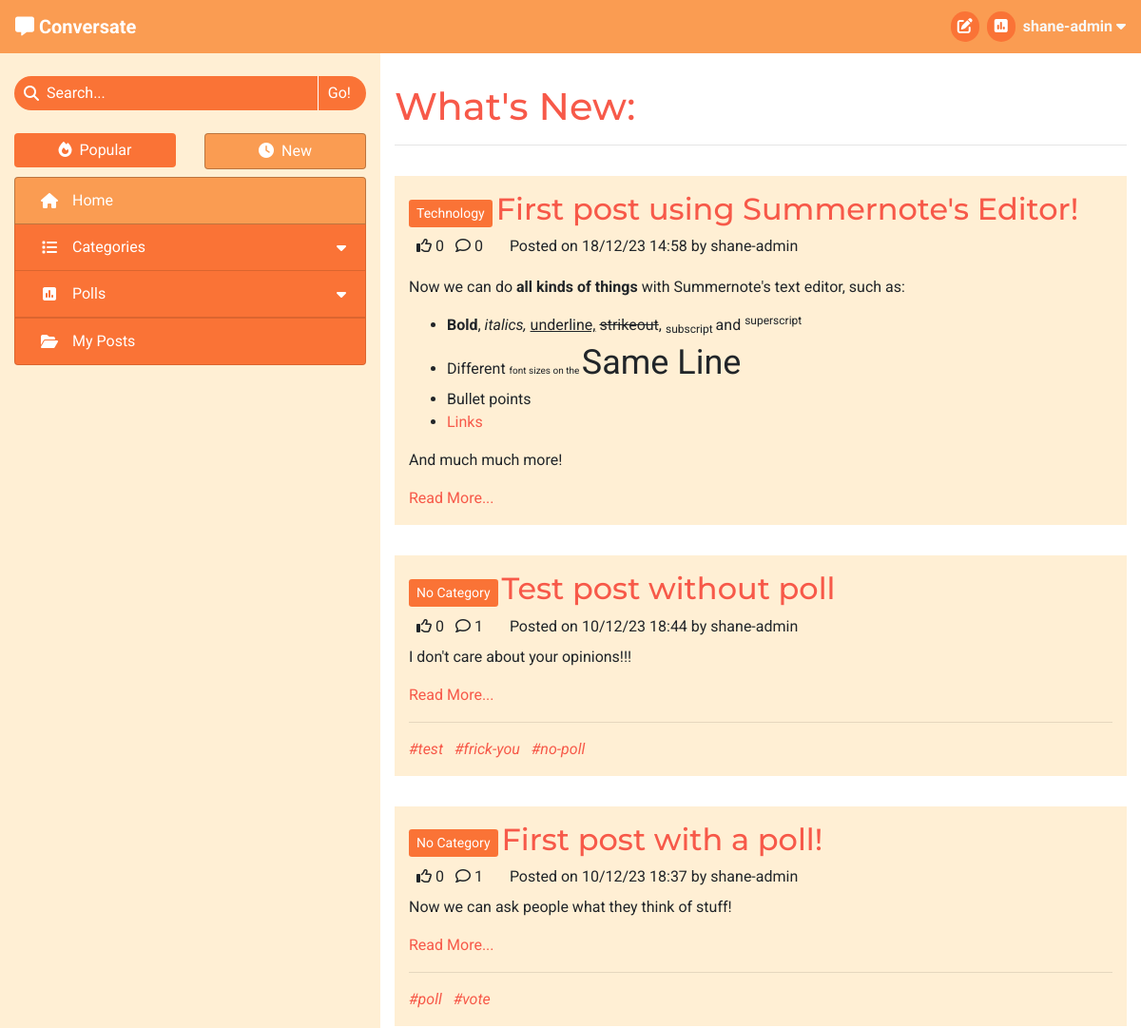
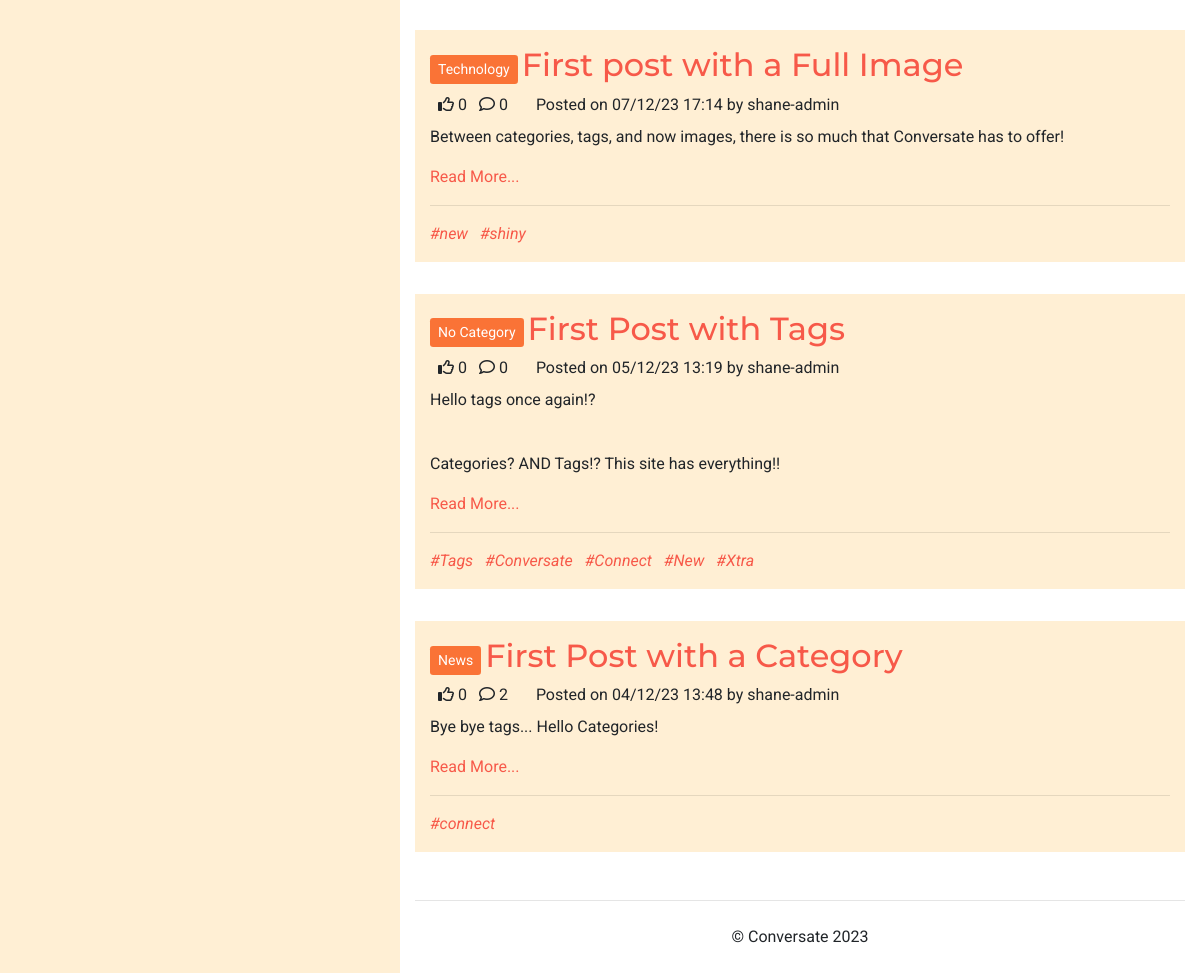
The app's page / (signed in) with its own data (2 pictures, top to bottom).
### forum/models.py (models this page shows, shortened)
class Post(models.Model):
    title = models.CharField(max_length=100)
    slug = models.SlugField(max_length=100, unique=True)
    category = models.ForeignKey(Category, on_delete=models.CASCADE,
                                 related_name='tagged_posts')
    image = CloudinaryField('image', blank=True)
    image_position = models.IntegerField(blank=True, null=True)
    posted_by = models.ForeignKey(User, on_delete=models.CASCADE,
                                  related_name='added_posts')
    posted_on = models.DateTimeField(auto_now_add=True)
    content = models.TextField()
    tags = models.CharField(max_length=200, blank=True)
    edited = models.BooleanField(default=False)
    likes = models.ManyToManyField(User, related_name='post_likes', blank=True)
    approved = models.BooleanField(default=False)
    class Meta:
        ordering = ['-posted_on']
    def number_of_likes(self):
        return self.likes.count()
    def number_of_comments(self):
        return self.comments.count()
    def tag_list(self):
        tags_separate = self.tags.split('#')
        tags_separate.pop(0)
        return tags_separate

class Category(models.Model):
    name = models.CharField(max_length=30, unique=True)
    slug = models.SlugField(max_length=30, unique=True)
    icon = models.CharField(max_length=30, default="fa-tag")
    def __str__(self):
        return self.name
    def number_of_posts(self):
        return self.tagged_posts.count()

### forum/views.py (the view)
# urls.py: path('', views.ListPosts.as_view(), name='home'),
class ListPosts(View):
    def get(self, request):
        if not request.user.is_authenticated:
            return redirect('/accounts/login')
        posts = Post.objects.all()
        context = get_post_list_context(request, posts)
        user_profile = get_profile(request.user)
        if user_profile.sort_by_new:
            context['heading'] = "What's New"
        else:
            context['heading'] = "What's Trending"
        context['selected_tab'] = 'Home'
        return render(
            request,
            'post_list.html',
            context,
        )

### forum/core/categories.py (called while the page is built)
def get_top_categories(limit=CATEGORY_COLLAPSIBLE_LIMIT):
    categories = list(Category.objects
                      .annotate(num_posts=Count('tagged_posts'))
                      .filter(num_posts__gt=0)
                      .order_by('-num_posts'))
    num_categories = len(categories)
    category_none = Category.objects.get(slug='none')
    if category_none in categories:
        categories.remove(category_none)
    return {
        'num_categories': num_categories,
        'top_categories': categories[:limit],
        'has_more_categories': (len(categories) > limit)
    }

### forum/core/content.py (called while the page is built)
def get_base_context(request):
    context = get_top_categories()
    context['disable_sort'] = True
    return context

def get_post_list_context(request, post_list):
    context = get_base_context(request)
    user_profile = get_profile(request.user)
    sort_by_new = user_profile.sort_by_new
    posts_sorted = sort_posts(post_list, sort_by_new)
    context.update(get_paginated_items(request, posts_sorted, POSTS_PER_PAGE))
    context['disable_sort'] = False
    return context

def get_profile(user_object):
    profile = list(Profile.objects.filter(user=user_object))
    if len(profile) > 0:
        return profile[0]
    else:
        new_profile = Profile.objects.create(
            user=user_object,
            sort_by_new=False
        )
        return new_profile

def sort_posts(post_list, by_new):
    if by_new:
        return post_list.order_by('-posted_on')
    else:
        return post_list.annotate(num_likes=Count('likes')) \
                        .order_by('-num_likes')

### forum/core/pagination.py (called while the page is built)
def get_paginated_items(request, object_list, items_per_page):
    p = Paginator(object_list, items_per_page)
    page = request.GET.get('page')
    current_items = p.get_page(page)
    pagination_context = {
        'item_list': current_items,
        'page': page
    }
    if page is None:
        page = 1
    if p.num_pages > NUM_PAGES:
        pagination_context.update(get_page_range(
            int(page),
            p.num_pages
        ))
    else:
        pagination_context['page_range'] = p.page_range
    return pagination_context

### templates/post_list.html (shortened to what this page needs)
{% extends "base.html" %}
{% block content %}
<h1>{{ heading }}:</h1>
<hr>
{% for post in item_list %}
    <div class="row post">
        <div class="post-title col-12">
            <a href="{% url 'categories' post.category.slug %}" class="btn btn-sm category align-middle">{{ post.category }}</a>
            <a href="{% url 'view_post' post.slug %}" class="anchor-no-style">
                <h2 class="d-inline-block align-middle">{{ post.title }}</h2>
            </a>
        </div>
        <div class="col-12">
            {% if user in post.likes.all %}
                <i class="fa-solid fa-thumbs-up ml-2"></i>
            {% else %}
                <i class="fa-regular fa-thumbs-up ml-2"></i>
            {% endif %}
            {{ post.number_of_likes }}
            <i class="fa-regular fa-comment ml-2"></i>
            {{ post.number_of_comments }}
            <p class="d-inline ml-4">Posted on {{ post.posted_on|date:"d/m/y G:i" }} by {{ post.posted_by }}</p>
        </div>
        <div class="col-12">
            <div class="mt-2">{{ post.content|safe }}</div>
            <a href="{% url 'view_post' post.slug %}">Read More...</a>
        </div>
        {% if post.tags %}
            <div class="col-12">
                <hr>
                {% for tag in post.tag_list %}
                    <a class="tag-list-item mr-2 anchor-no-style" href="{% url 'search_tag' tag %}">
                        <em>#{{ tag }}</em>
                    </a>
                {% endfor %}
            </div>
        {% endif %}
    </div>
{% endfor %}
{% endblock content %}

### templates/base.html (shortened to what this page needs)
{% load static %}
<!DOCTYPE html>
<html lang="en">
<head>
    <link rel="stylesheet" href="https://cdn.jsdelivr.net/npm/bootstrap@4.6.2/dist/css/bootstrap.min.css"
>
    <link rel="stylesheet" href="{% static 'css/style.css' %}" type="text/css">
</head>
<body id="main-page">
    <header class="navbar navbar-expand-sm navbar-dark">
        <div>
            <a class="navbar-brand" href="{% url 'home' %}" aria-label="Go to the home page">
                <i class="fa-solid fa-message"></i>
                <strong>Conversate</strong>
            </a>
        </div>
            <ul class="nav justify-content-end">
                {% if user.is_authenticated %}
                    <li class="nav mr-3 mr-md-2">
                        <a class="nav-icon" href="{% url 'new_post' %}">
                            <i class="fa-solid fa-pen-to-square"></i>
                        </a>
                    </li>
                    <li class="nav mr-3 mr-md-2">
                        <a class="nav-icon" href="{% url 'new_poll' %}">
                            <i class="fa-solid fa-square-poll-vertical"></i>
                        </a>
                    </li>
                    <li class="nav dropdown center-to-container">
                        <span class="text-light d-none d-md-inline" data-toggle="dropdown" role="button"
                            aria-expanded="false" aria-label="User Information">
                            <strong>{{ user.username }}
                                <i class="fa-solid fa-caret-down"></i>
                            </strong>
                        </span>
                    </li>
                {% else %}
                    <li class="nav">
                        <a href="{% url 'account_login' %}" class="btn">Log In</a>
                    </li>
                {% endif %}
            </ul>
        </header>
    <div>
        <div class="container-fluid">
            <div class="row">
                <nav class="d-none d-md-block col-4" >
                    <form action="{% url 'search_post' %}" method="GET" autocomplete="off">
                        <div class="search-bar mt-4" role="button" data-toggle="popover"
                            data-placement="bottom">
                            <div class="center-to-container">
                                <i class="fa-solid fa-magnifying-glass"></i>
                            </div>
                            <input type="text" id="search-input" name="search_query"
                                {% if search_result %} value="{{ search_result }}"{% endif %} placeholder="Search..." required>
                            <input type="submit" class="side-nav-btn" value="Go!">
                        </div>
                    </form>
                    <div class="container-fluid px-0 mt-4 mb-2">
                        <div class="row">
                            {% with request.path|add:"?"|add:request.GET.urlencode as current_path %}
                            <div class="col-6">
                                {% if disable_sort %}
                                    <div>
                                {% elif request.GET.urlencode %}
                                    <a href="{% url 'sort_posts' 0 current_path %}" class="anchor-no-style">
                                {% else %}
                                    <a href="{% url 'sort_posts' 0 request.path %}" class="anchor-no-style">
                                {% endif %}
                                    <div class="btn btn-block side-nav-btn
                                        {% if disable_sort %} disabled{% elif not user.profile.sort_by_new %} active{% endif %}">
                                        <i class="fa-solid fa-fire mr-lg-1"></i>
                                        Popular
                                    </div>
                                {% if disable_sort %}
                                    </div>
                                {% else %}
                                    </a>
                                {% endif %}
                            </div>
                            <div class="col-6">
                                {% if disable_sort %}
                                    <div>
                                {% elif request.GET.urlencode %}
                                    <a href="{% url 'sort_posts' 1 current_path %}" class="anchor-no-style">
                                {% else %}
                                    <a href="{% url 'sort_posts' 1 request.path %}" class="anchor-no-style">
                                {% endif %}
                                    <div class="btn btn-block side-nav-btn
                                        {% if disable_sort %} disabled{% elif user.profile.sort_by_new %} active{% endif %}">
                                        <i class="fa-solid fa-clock mr-lg-1"></i>
                                        New
                                    </div>
                                {% if disable_sort %}
                                    </div>
                                {% else %}
                                    </a>
                                {% endif %}
                            </div>
                            {% endwith %}
                        </div>
                    </div>
                    <div class="list-group side-nav accordion" id="side-nav-list">
                        <a class="list-group-item list-group-item-action side-nav-btn
                            {% if selected_tab == 'Home' %} active{% endif %}" href="{% url 'home' %}">
                            <i class="fa-solid fa-house center-to-container"></i>
                            <span class="d-inline-block ml-lg-2">Home</span>
                        </a>
                        <a id="category-collapse" class="list-group-item list-group-item-action side-nav-btn clickable
                            {% if 'Categories' in selected_tab %} active{% endif %}" data-toggle="collapse"
                            href="#side-nav-categories" role="button" aria-expanded="false" aria-controls="side-nav-categories">
                            <i class="fa-solid fa-list center-to-container"></i>
                            <div class="ml-lg-2">Categories</div>
                            <i class="fa-solid fa-caret-down center-to-container"></i>
                        </a>
                        <a id="poll-list-collapse" class="list-group-item list-group-item-action side-nav-btn clickable
                            {% if 'Polls' in selected_tab %} active{% endif %}" data-toggle="collapse"
                            href="#side-nav-polls" role="button" aria-expanded="false" aria-controls="side-nav-polls">
                            <i class="fa-solid fa-square-poll-vertical center-to-container"></i>
                            <div class="ml-lg-2">Polls</div>
                            <i class="fa-solid fa-caret-down center-to-container"></i>
                        </a>
                        <a class="list-group-item list-group-item-action side-nav-btn clickable"
                            href="{% url 'my_posts' %}">
                            <i class="fa-solid fa-folder-open center-to-container"></i>
                            <span class="d-inline-block ml-lg-2">My Posts</span>
                        </a>
                    </div>
                </nav>
                <div id="main-content" class="col col-md-8">
                    <section>
                        {% block content %}
                        {% endblock content %}
                    </section>
                    <footer>
                        <hr>
                        <p class="text-center my-4">&copy; Conversate 2023</p>
                    </footer>
                </div>
            </div>
        </div>
    </div>
</body>
</html>

### static/css/style.css (style rules this page uses)
* { font-family: 'Roboto', sans-serif; }
h1, h2, h3 { font-family: 'Montserrat', sans-serif; }
.clickable { cursor: pointer; }
.anchor-no-style, .anchor-no-style:hover { text-decoration: none; }
a, h1, h2, h3 { color: #f75949; }
.btn { background-color: #f75949; border: none; color: white; }
.center-to-container { display: flex; align-items: center; justify-content: center; }
.navbar { background-color: #FA9C52; display: grid; grid-template-columns: 1fr 1fr; grid-template-rows: 1fr; }
.nav-icon { color: white; background-color: #FA7336; border: none; border-radius: 32px; width: 30px; padding: 4px; text-align: center; }
.side-nav-btn, .side-nav-btn:focus { color: white; background-color: #FA7336; transition: color .15s ease-in-out, background-color .15s ease-in-out, border-color .15s ease-in-out, box-shadow .15s ease-in-out; }
.list-group-item-action { display: grid; grid-template-columns: 32px 1fr auto; grid-template-rows: 1fr; }
.side-nav-btn.active { background-color: #FA9C52; border: 1px solid rgba(0, 0, 0, 0.25); }
#category-collapse, #poll-collapse { border-bottom: none; }
.search-bar { border-radius: 32px; width: 100%; background-color: #FA7336; color: white; display: grid; grid-template-columns: auto 1fr auto; grid-template-rows: 1fr; overflow: hidden; }
.search-bar i { padding-left: 10px; }
#search-input, #search-input::placeholder { margin-left: 8px; padding: 6px 0; border: none; outline: none; display: inline-block; min-width: 0; background-color: #FA7336; color: white; }
.search-bar input[type=submit] { background: none; border: none; border-left: 1px solid white; padding: 4px 16px 4px 10px; color: white; }
#main-page { background-color: #FFEFD4; }
#main-content { background-color: white; padding-top: 32px; height: calc(100vh - 56px); overflow-y: auto; display: grid; grid-template-columns: 1fr; grid-template-rows: 1fr auto; }
.post { margin: 32px 0; padding: 16px 0; background-color: #FFEFD4; }
.category { background-color: #FA7336; color: white; }
.tag-list-item { display: inline-block; background-color: #FFEFD4; }

### records on screen
Post: category "Technology", title "First post using Summernote's Editor!", number_of_likes "0", number_of_comments "0", posted_on "18/12/23 14:58", posted_by "shane-admin", content "Now we can do all kinds of things with Summernote's text editor, such as: Bold , italics, underline, strikeout , subscript and superscript Different font sizes on the Same Line Bullet points Links And much much more!"
Post: category "No Category", title "Test post without poll", number_of_likes "0", number_of_comments "1", posted_on "10/12/23 18:44", posted_by "shane-admin", content "I don't care about your opinions!!!", tag_list "test" "frick-you" "no-poll"
Post: category "No Category", title "First post with a poll!", number_of_likes "0", number_of_comments "1", posted_on "10/12/23 18:37", posted_by "shane-admin", content "Now we can ask people what they think of stuff!", tag_list "poll" "vote"
Post: category "Technology", title "First post with a Full Image", number_of_likes "0", number_of_comments "0", posted_on "07/12/23 17:14", posted_by "shane-admin", content "Between categories, tags, and now images, there is so much that Conversate has to offer!", tag_list "new" "shiny"
Post: category "No Category", title "First Post with Tags", number_of_likes "0", number_of_comments "0", posted_on "05/12/23 13:19", posted_by "shane-admin", content "Hello tags once again!? Categories? AND Tags!? This site has everything!!", tag_list "Tags" "Conversate" "Connect" "New" "Xtra"
Post: category "News", title "First Post with a Category", number_of_likes "0", number_of_comments "2", posted_on "04/12/23 13:48", posted_by "shane-admin", content "Bye bye tags... Hello Categories!", tag_list "connect"

### other values on screen
{{ user.username }} "shane-admin"
{{ heading }} "What's New"
